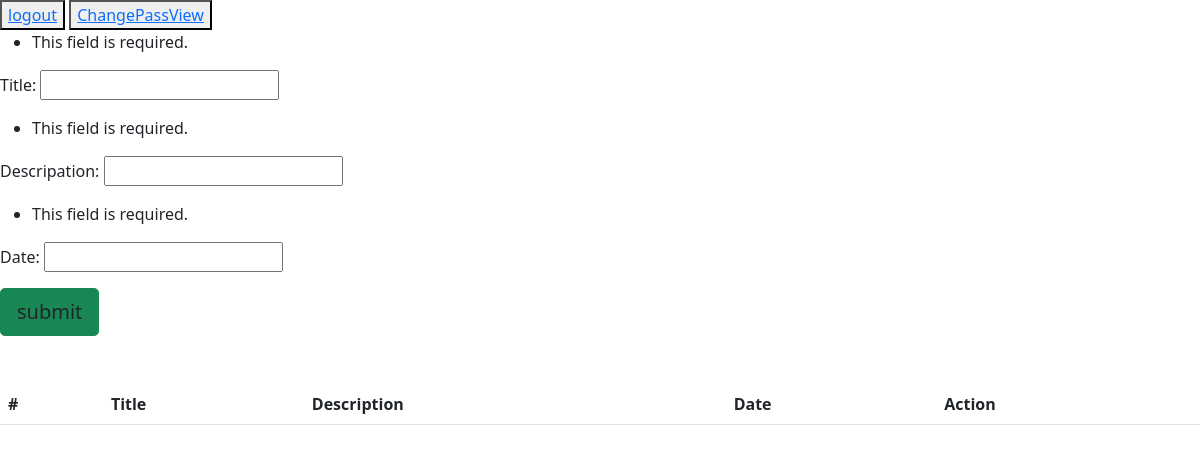
Before: /home/ (signed in) with the older database file.
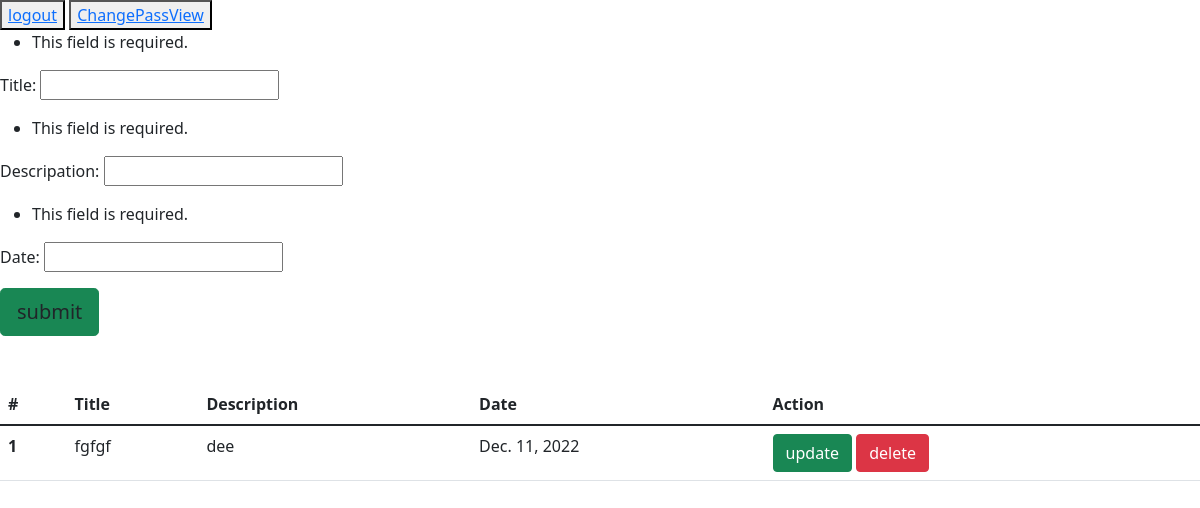
After: the same page with the newer database file.
### App/models.py (models this page shows)
class Todo(models.Model):
    title = models.CharField(max_length=20)
    descripation = models.CharField(max_length=100)
    date = models.DateField()

### App/views.py (the view)
# urls.py: 2. Add a URL to urlpatterns:  path('', views.home, name='home')
def home(request):
    if request.method == 'POST':
        form = todoform(request.POST)
        if form.is_valid():
            form.save()
            messages.success(request, "saved sussessfully")
            return redirect("home")
        else:
            form = todoform(request.POST)
            return redirect("home")
    else:
     form = todoform(request.POST)
    data = Todo.objects.all()
    con = {"form": form,"data":data}
    return render(request, "home.html", con)

### App/forms.py
class todoform(forms.ModelForm):
    class Meta:
        model = Todo
        fields=['title','descripation','date']

### App/templates/home.html (shortened to what this page needs)
{% extends "base.html" %}
{% block body-content %}
{% if request.user.is_authenticated %}
    <button><a href="{% url 'logout' %}">logout</a></button>
    <button><a href="{% url 'ChangePassView' %}">ChangePassView</a></button>
                  <form  action="" method="POST" novalidate>
                                <div class="form-goup m" >
                                    <div class="single-input-item">
                                      {{ form.as_p }}
                                    </div>
                                    <div class="single-input-item mb-5">
                                        <button type="submit" class="btn btn-success btn-block btn-lg gradient-custom-4 text-body ">submit</button>
                                    </div>
                                </div>
                            </form>
{% endif %}
<table class="table">
  <thead>
    <tr>
      <th scope="col">#</th>
      <th scope="col">Title</th>
      <th scope="col">Description</th>
      <th scope="col">Date</th>
        <th scope="col">Action</th>
    </tr>
  </thead>
  <tbody>
      {% for x in data %}
    <tr>
      <th scope="row">1</th>
      <td>{{x.title}}</td>
      <td>{{x.descripation}}</td>
      <td>{{x.date}}</td>
        <td><a  class="btn btn-success" href="{% url 'update' x.id %}">update</a>
            <a  class="btn btn-danger"href="{% url 'delete' x.id %}">delete</a></td>
    </tr>
    {% endfor%}
  </tbody>
</table>
{% endblock body-content %}

### App/templates/base.html (shortened to what this page needs)
<!doctype html>
<html lang="en">
  <head>
    <link href="https://cdn.jsdelivr.net/npm/bootstrap@5.1.3/dist/css/bootstrap.min.css" rel="stylesheet">
  </head>
  <body>
    {% block body-content %} {% endblock body-content %}
  </body>
</html>

Changed rows visible on the page:
added Todo: title "fgfgf", descripation "dee", date "Dec. 11, 2022"
